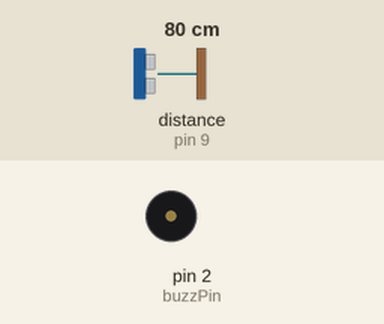
This sketch was run on a simulated Arduino Uno, built with avr-gcc and run on an emulated ATmega328P. Parts: buzzer (waves = sounding, pin HIGH). Wiring (inferred from the names in the program): ultrasonic range finder: trigger pin 10; echo pin 9. The inputs (shaded band) are chosen by the test bench; at power-on: distance to the obstacle (sensor on pin 9) 80 cm. The echo pulse lasts 58.3 µs per cm; pins used as bus, display or sensor lines are not drawn.

Above: at 1.2 s.
1.3 s: distance to the obstacle (sensor on pin 9) set to 56 cm
2.8 s: distance to the obstacle (sensor on pin 9) set to 47 cm
At 3.4 s:
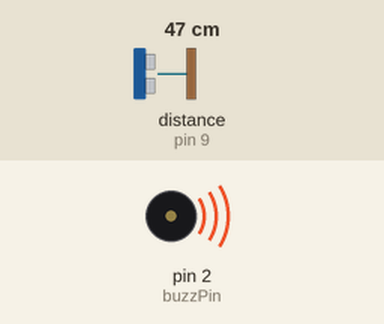
4.3 s: distance to the obstacle (sensor on pin 9) set to 60 cm
At 4.9 s:
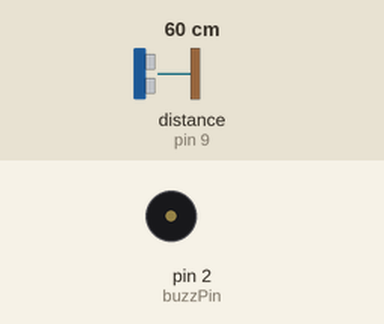
5.8 s: distance to the obstacle (sensor on pin 9) set to 2 cm
At 6.9 s:
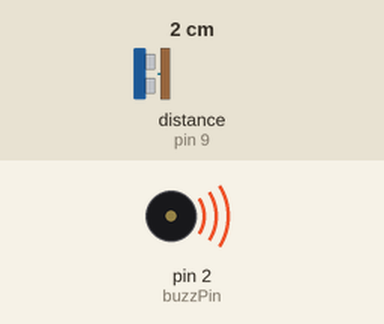
Timing chart, 0 to 8.3 s (numbered marks = the images above; inputs shaded):
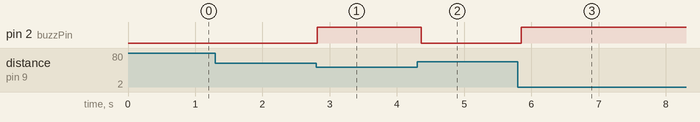

The sketch:

_Code_for_ID_card.ino
```cpp
int const trigPin = 10;
int const echoPin = 9;
int const buzzPin = 2;
void setup()
{
pinMode(trigPin, OUTPUT); // trig pin will have pulses output
pinMode(echoPin, INPUT); // echo pin should be input to get pulse width
pinMode(buzzPin, OUTPUT); // buzz pin is output to control buzzering
}
void loop()
{
int duration, distance;
digitalWrite(trigPin, HIGH);
delay(1);
digitalWrite(trigPin, LOW);
duration = pulseIn(echoPin, HIGH);
distance = (duration/2) / 29.1;
if (distance <= 50 && distance >= 0) {
digitalWrite(buzzPin, HIGH);
} else {
digitalWrite(buzzPin, LOW);
}
delay(60);
}
```

Measured:
- the behaviour switches between 52 and 51 cm on distance to the obstacle (sensor on pin 9) (found by bisection; images 0 and 1)
- after the input at 1.3 s, every drawn part: stays the same
- after the input at 2.8 s, pin 2 (buzzPin): LOW → HIGH at once
- after the input at 4.3 s, pin 2 (buzzPin): HIGH → LOW after 0.06 s
- after the input at 5.8 s, pin 2 (buzzPin): LOW → HIGH after 0.05 s
